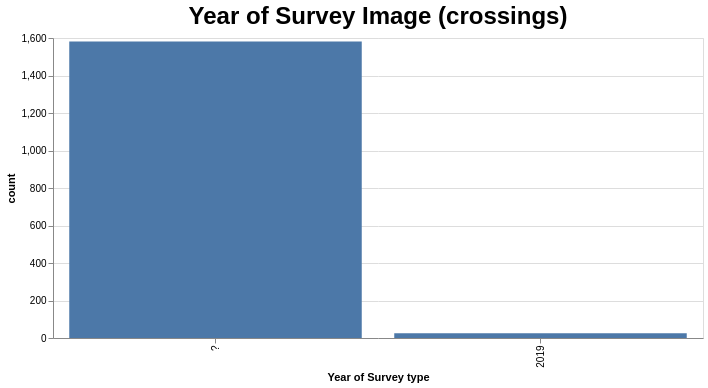

Here is the Vega-Lite specification saved for this chart:
### Vega-Lite specification from a JSON file in a GitHub repository (floating-point values rounded to 4 significant figures)
{"config": {"view": {"continuousWidth": 300, "continuousHeight": 300}, "title": {"fontSize": 24}}, "data": {"name": "data-319e8fd2a40444defdc2124e77ad7648"}, "mark": {"type": "bar"}, "encoding": {"tooltip": [{"field": "percent", "type": "nominal"}], "x": {"field": "Year of Survey type", "sort": "-y", "type": "nominal"}, "y": {"field": "count", "type": "quantitative"}}, "height": 300, "params": [{"name": "param_11", "select": {"type": "interval", "encodings": ["x", "y"]}, "bind": "scales"}], "title": "Year of Survey Image (crossings)", "width": 650, "$schema": "https://vega.github.io/schema/vega-lite/v5.json", "datasets": {"data-319e8fd2a40444defdc2124e77ad7648": [{"Year of Survey type": "?", "count": 1581, "percent": "98.38%"}, {"Year of Survey type": "2019", "count": 26, "percent": "1.62%"}]}}
